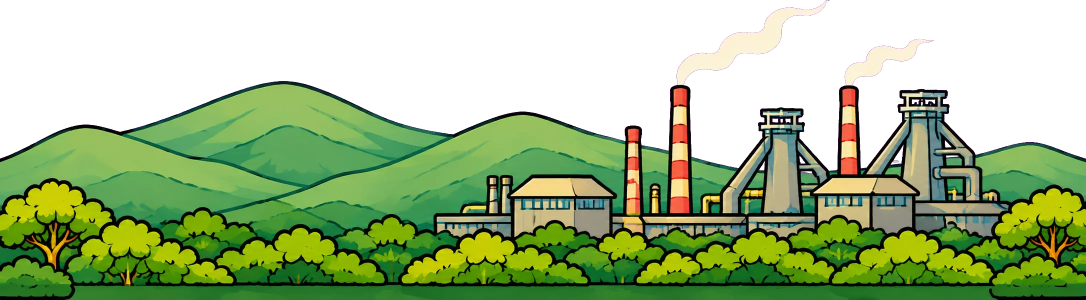
#> input picture src/art/jamshedpur-hills.webp, 2172 x 600 px, found by its file name (shown at 1/2 size)
$ python compose-hero.py
#> lines starting #> are read from the running program, lines starting #| are printed output that depends on the picture; after the words box and inside, x2 and y2 are one past the last pixel; in counts of white or black regions, pixels touching at a corner belong together
#> in build, hills is the input picture: PIL image 2172x600 RGBA; mean R, G, B, A 66.7, 86, 43.1, 152.1
# Builds the first-page backdrop as one picture: hills, Howrah Bridge, the Tata Park diamond,
# a far-bank road with tram rails, then the river, the railing and the floor.
# python3 scripts/compose-hero.py   ->  art/raw/hero-wide.png, art/raw/hero-tall.png, plus the road lines in art/hero-lines.json
# Sources: art/raw/city-kolkata.png (keyed), art/raw/diamond-park.png (full painting, also the street lamp),
#          src/art/jamshedpur-hills.webp, src/art/hero-ground.webp
import json
import numpy as np
from PIL import Image, ImageDraw, ImageFilter
from scipy import ndimage as nd

INK = (28, 22, 20, 255)


def arr(im):
    return np.asarray(im.convert('RGBA')).astype(np.float32)


# [24 lines left out: functions fade, bridge, not called in this run]


def sky_out(path):
    """remove a soft painted sky (gradient + clouds) from a full painting, keep the land.
    The sky is one smooth region bounded by black outlines: flood it from the top edge."""
    im = Image.open(path).convert('RGB')
    a = np.asarray(im).astype(np.float32)
    g = nd.gaussian_filter(a, (1.2, 1.2, 0))
    grad = np.zeros(a.shape[:2])
    for c in range(3):
        grad = np.maximum(grad, np.hypot(nd.sobel(g[..., c], 0), nd.sobel(g[..., c], 1)))
    lum = a.mean(2)
    smooth = (grad < 38) & (lum > 120)
    lab, _ = nd.label(smooth)
    ids = np.unique(lab[0])
    sky = np.isin(lab, ids[ids > 0])
    sky = nd.binary_dilation(sky, iterations=2) & (lum > 95)  # eat the soft rim, not the black outline
    fg = ~sky
    fl, n = nd.label(fg)
    keep = np.unique(fl[-1])
    keep = keep[keep > 0]
    land = np.isin(fl, keep)
    alpha = nd.gaussian_filter(land.astype(np.float32), 0.7)
    out = np.dstack([a, np.clip(alpha, 0, 1) * 255]).astype(np.uint8)
    return Image.fromarray(out, 'RGBA')


# [41 lines left out: functions lamp, tree_band, hfade, not called in this run]


def ndimage_soft(mask):
    return nd.gaussian_filter(mask.astype(np.float32), 0.8) * mask


# [43 lines left out: functions road, sun, not called in this run]


def ground_block():
    g = Image.open('src/art/hero-ground.webp').convert('RGBA')
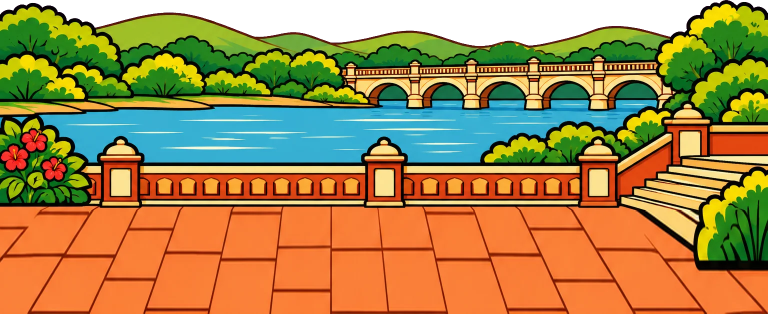
#> input picture src/art/hero-ground.webp, 1536 x 628 px, found by its file name (shown at 1/2 size)
#> g is the input picture: PIL image 1536x628 RGBA; mean R, G, B, A 146.8, 115.2, 60.5, 233.2
    a = np.asarray(g).astype(np.int32)
    water = (a[..., 2] - a[..., 0] > 70) & (a[..., 3] > 200)
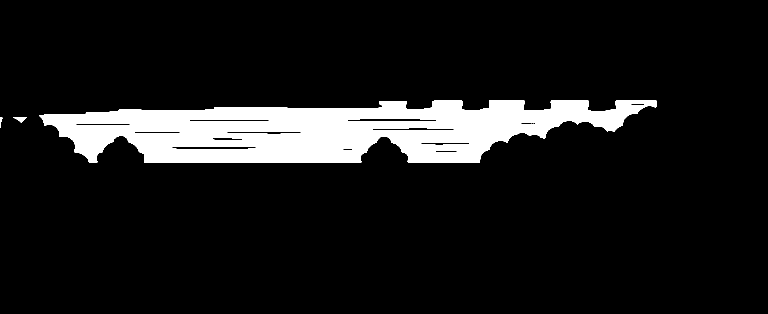
#> water: shape (628, 1536) bool (shown at 1/2 size); 10.1% white; 3 white regions, box (x1, y1, x2, y2) and area: (78, 200, 1314, 325) 96952, (26, 234, 54, 246) 168, (0, 235, 6, 256) 60
    rows = water.mean(1)
#> rows = 628 values, max 0.783 at index 235, min 0 at index 0, mean 0.101
    top = int(np.argmax(rows > 0.5))  # first row that is mostly river
#> top = 219
    return g.crop((0, top + 4, g.width, g.height))
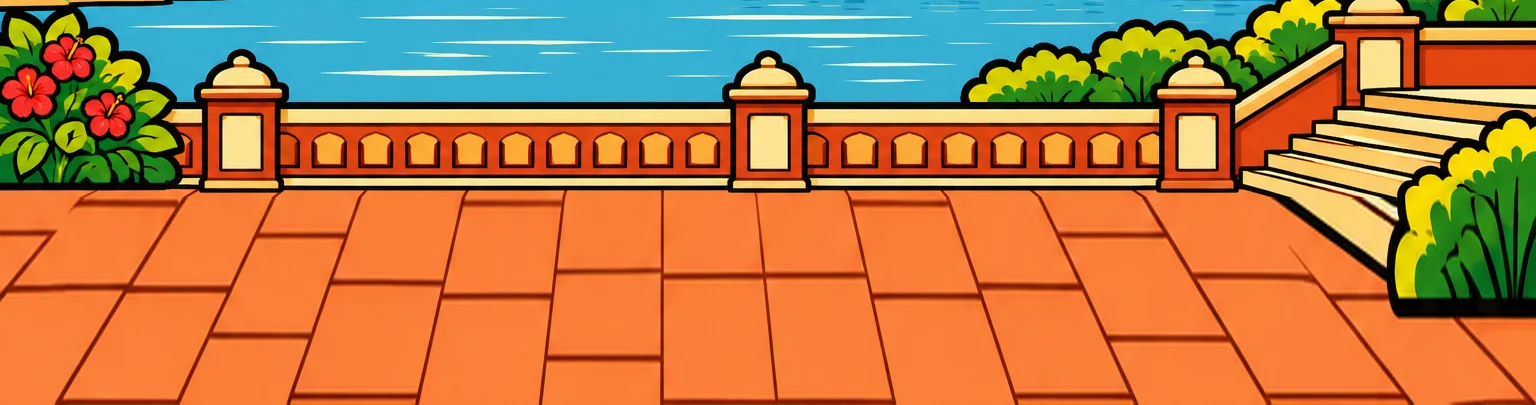
#> returned value: PIL image 1536x405 RGBA; mean R, G, B, A 179.2, 123, 70.8, 255


# [6 lines left out: function paste, not called in this run]


def build(kind):
    hills = Image.open('src/art/jamshedpur-hills.webp').convert('RGBA')
    gb = ground_block()
    dia = sky_out('art/raw/diamond-park.png')
    br = bridge()
    if kind == 'wide':
        # flat enough (about 1:2) to fit a laptop screen without cutting the tops off
        W = 2640
        gb = gb.resize((W, round(gb.height * W / gb.width)), Image.LANCZOS)
        gb = gb.crop((0, 60, W, 620))  # a little less river on top, a little less floor at the bottom
        gh = gb.height
        R = 130
        land = 640
        H = land + R + gh
        base = Image.new('RGBA', (W, H), (0, 0, 0, 0))
        yroad = land
        hs = 1.0
        hy = yroad - hills.height * hs + 40
        # the sun rises in open sky between the bridge and the chimneys, clear of their smoke
        base.alpha_composite(sun(60), (int(W * 0.52 - 120), int(hy + 34)))
        hl = Image.new('RGBA', (W, H), (0, 0, 0, 0))
        left = hills.crop((0, 0, W - hills.width + 60, hills.height)).transpose(Image.FLIP_LEFT_RIGHT)
        paste(hl, left, 0, hy, 1)
        paste(hl, fade(hills, 'l', 60), W - hills.width, hy, 1)
        base.alpha_composite(hl)
        # Kolkata: a smaller bridge tower stands between the words and the couple, its span runs off to the left
        bs = 0.68
        right = W * 0.37
        paste(base, br, right - br.width * bs, yroad - br.height * bs + 22, bs, flip=True)
        # the bridge's own bushes end where its painting ended: the row of trees from the hills grows back
        # over its foot, so the cut never shows
        base.alpha_composite(hfade(tree_band(hl, yroad + 20), right + 260, 160))
        # Jamshedpur: the diamond on the right
        crop = dia.crop((int(dia.width * 0.2), 0, int(dia.width * 0.86), int(dia.height * 0.84)))
        crop = fade(crop, 'l', 70)
        ds = 0.64
        paste(base, crop, W - crop.width * ds + 20, yroad - crop.height * ds + 24, ds)
        lamps = [(0.405, 0.5), (0.52, 0.5)]
    else:
        W = 1296
        gs = 1.0
        gcrop = gb.crop(((gb.width - W) // 2, 0, (gb.width + W) // 2, gb.height))
        gb = gcrop
        gh = gb.height
        ground_s = 1
        R = 150
        land = 1130
        H = land + R + gh
        base = Image.new('RGBA', (W, H), (0, 0, 0, 0))
        yroad = land
        hs = 1.05
        # the steel works in the middle, between the couple: hills and mirrored hills side by side
        strip = Image.new('RGBA', (hills.width * 2, hills.height), (0, 0, 0, 0))
        strip.alpha_composite(hills, (0, 0))
        strip.alpha_composite(fade(hills.transpose(Image.FLIP_LEFT_RIGHT), 'l', 60), (hills.width - 60, 0))
        x0 = int(hills.width * 0.783 - W * 0.5 / hs)  # the works' middle chimney lands in the middle
        hc = strip.crop((x0, 0, x0 + int(W / hs), hills.height))
        hl = Image.new('RGBA', (W, H), (0, 0, 0, 0))
        paste(hl, hc, 0, yroad - hills.height * hs + 40, hs)
        base.alpha_composite(hl)
        # the tower at the left edge, beside the groom; its span is cut short behind him
        bs = 0.72
        span = fade(br.crop((0, 0, int(br.width * 0.62), br.height)), 'r', 120)
        paste(base, span, -30, yroad - br.height * bs + 26, bs)
        base.alpha_composite(hfade(tree_band(hl, yroad + 20), span.width * bs + 60, 140))
        crop = dia.crop((int(dia.width * 0.2), 0, int(dia.width * 0.86), int(dia.height * 0.84)))
        crop = fade(crop, 'l', 70)
        ds = 0.6
        paste(base, crop, W - crop.width * ds + 110, yroad - crop.height * ds + 30, ds)
        # the sun rises in open sky above the diamond, clear of the chimneys' smoke; behind the hills and the diamond
        sky_sun = Image.new('RGBA', base.size, (0, 0, 0, 0))
        sky_sun.alpha_composite(sun(58), (int(W * 0.80 - 116), int(yroad - crop.height * ds + 30 - 190)))
        sky_sun.alpha_composite(base)
        base = sky_sun
        lamps = [(0.875, 0.56)]  # the bridge brings its own lamp on the left
    rd, lines = road(W, R)
    base.alpha_composite(rd, (0, yroad))
    # street lamps on the grass verge, where the couple and the words leave them in sight
    lp = lamp()
    for fx, sc in lamps:
        l = lp.resize((round(lp.width * sc), round(lp.height * sc)), Image.LANCZOS)
        base.alpha_composite(l, (round(W * fx - l.width / 2), round(yroad + R * 0.13 - l.height)))
    g = gb.resize((W, gh), Image.LANCZOS) if gb.width != W else gb
    base.alpha_composite(g, (0, yroad + R - 6))
    base = base.crop((0, 0, W, min(H, yroad + R - 6 + gh)))
    base.save(f'art/raw/hero-{kind}.png')
    # road lines as fractions of the picture height, measured from the bottom
    Hh = base.height
    return {k: round((Hh - (yroad + R * v)) / Hh, 4) for k, v in lines.items()} | {'w': W, 'h': Hh}


if __name__ == '__main__':
#> (the run stopped early here; a loop or call above may not have finished)
